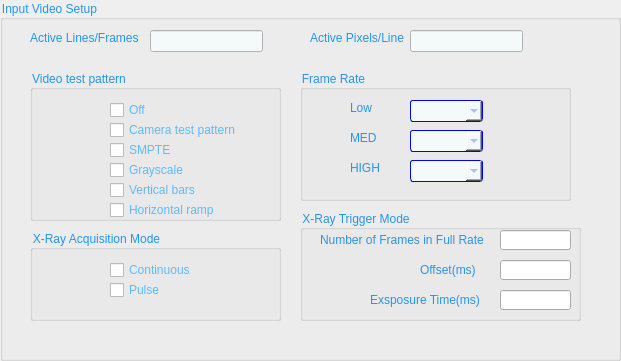
  <widget class="QGroupBox" name="groupBox_6">
   <property name="geometry">
    <rect>
     <x>660</x>
     <y>170</y>
     <width>621</width>
     <height>361</height>
    </rect>
   </property>
   <property name="styleSheet">
    <string notr="true">QGroupBox{
	color: #2794f5;
}</string>
   </property>
   <property name="title">
    <string>Input Video Setup</string>
   </property>
   <widget class="QLabel" name="label_29">
    <property name="geometry">
     <rect>
      <x>30</x>
      <y>30</y>
      <width>121</width>
      <height>16</height>
     </rect>
    </property>
    <property name="styleSheet">
     <string notr="true">QLabel{
	color: #2794f5;
}</string>
    </property>
    <property name="text">
     <string>Active Lines/Frames</string>
    </property>
   </widget>
   <widget class="QLineEdit" name="lineEdit_23">
    <property name="geometry">
     <rect>
      <x>150</x>
      <y>30</y>
      <width>113</width>
      <height>22</height>
     </rect>
    </property>
    <property name="styleSheet">
     <string notr="true">QLineEdit{
	background-color: #f4f9f9;
    background-image: url(url(:/new/Images/Chosen Button 1.png));
    background-attachment: fixed;
	color:#7ca2e6;
}</string>
    </property>
   </widget>
   <widget class="QLabel" name="label_30">
    <property name="geometry">
     <rect>
      <x>310</x>
      <y>30</y>
      <width>121</width>
      <height>16</height>
     </rect>
    </property>
    <property name="styleSheet">
     <string notr="true">QLabel{
	color: #2794f5;
}</string>
    </property>
    <property name="text">
     <string>Active Pixels/Line</string>
    </property>
   </widget>
   <widget class="QLineEdit" name="lineEdit_24">
    <property name="geometry">
     <rect>
      <x>410</x>
      <y>30</y>
      <width>113</width>
      <height>22</height>
     </rect>
    </property>
    <property name="styleSheet">
     <string notr="true">QLineEdit{
	background-color: #f4f9f9;
    background-image: url(url(:/new/Images/Chosen Button 1.png));
    background-attachment: fixed;
	color:#7ca2e6;
}</string>
    </property>
   </widget>
   <widget class="QGroupBox" name="groupBox_7">
    <property name="geometry">
     <rect>
      <x>30</x>
      <y>70</y>
      <width>251</width>
      <height>151</height>
     </rect>
    </property>
    <property name="styleSheet">
     <string notr="true">QGroupBox{
	color: #2794f5;
}</string>
    </property>
    <property name="title">
     <string>Video test pattern</string>
    </property>
    <widget class="QCheckBox" name="checkBox_6">
     <property name="geometry">
      <rect>
       <x>80</x>
       <y>30</y>
       <width>81</width>
       <height>20</height>
      </rect>
     </property>
     <property name="styleSheet">
      <string notr="true">QCheckBox{
	color:#60b9ff;
}
QCheckBox::indicator:unchecked{
	
    image: url(:/images/uncheck2.png);
}
QCheckBox::indicator:checked{
	
    image: url(:/images/check2.png);
}</string>
     </property>
     <property name="text">
      <string>Off</string>
     </property>
    </widget>
    <widget class="QCheckBox" name="checkBox_7">
     <property name="geometry">
      <rect>
       <x>80</x>
       <y>50</y>
       <width>141</width>
       <height>20</height>
      </rect>
     </property>
     <property name="styleSheet">
      <string notr="true">QCheckBox{
	color:#60b9ff;
}
QCheckBox::indicator:unchecked{
	
    image: url(:/images/uncheck2.png);
}
QCheckBox::indicator:checked{
	
    image: url(:/images/check2.png);
}</string>
     </property>
     <property name="text">
      <string>Camera test pattern</string>
     </property>
    </widget>
    <widget class="QCheckBox" name="checkBox_8">
     <property name="geometry">
      <rect>
       <x>80</x>
       <y>70</y>
       <width>81</width>
       <height>20</height>
      </rect>
     </property>
     <property name="styleSheet">
      <string notr="true">QCheckBox{
	color:#60b9ff;
}
QCheckBox::indicator:unchecked{
	
    image: url(:/images/uncheck2.png);
}
QCheckBox::indicator:checked{
	
    image: url(:/images/check2.png);
}</string>
     </property>
     <property name="text">
      <string>SMPTE</string>
     </property>
    </widget>
    <widget class="QCheckBox" name="checkBox_9">
     <property name="geometry">
      <rect>
       <x>80</x>
       <y>90</y>
       <width>81</width>
       <height>20</height>
      </rect>
     </property>
     <property name="styleSheet">
      <string notr="true">QCheckBox{
	color:#60b9ff;
}
QCheckBox::indicator:unchecked{
	
    image: url(:/images/uncheck2.png);
}
QCheckBox::indicator:checked{
	
    image: url(:/images/check2.png);
}</string>
     </property>
     <property name="text">
      <string>Grayscale</string>
     </property>
    </widget>
    <widget class="QCheckBox" name="checkBox_10">
     <property name="geometry">
      <rect>
       <x>80</x>
       <y>110</y>
       <width>101</width>
       <height>20</height>
      </rect>
     </property>
     <property name="styleSheet">
      <string notr="true">QCheckBox{
	color:#60b9ff;
}
QCheckBox::indicator:unchecked{
	
    image: url(:/images/uncheck2.png);
}
QCheckBox::indicator:checked{
	
    image: url(:/images/check2.png);
}</string>
     </property>
     <property name="text">
      <string>Vertical bars</string>
     </property>
    </widget>
    <widget class="QCheckBox" name="checkBox_11">
     <property name="geometry">
      <rect>
       <x>80</x>
       <y>130</y>
       <width>121</width>
       <height>20</height>
      </rect>
     </property>
     <property name="styleSheet">
      <string notr="true">QCheckBox{
	color:#60b9ff;
}
QCheckBox::indicator:unchecked{
	
    image: url(:/images/uncheck2.png);
}
QCheckBox::indicator:checked{
	
    image: url(:/images/check2.png);
}</string>
     </property>
     <property name="text">
      <string>Horizontal ramp</string>
     </property>
    </widget>
   </widget>
   <widget class="QGroupBox" name="groupBox_8">
    <property name="geometry">
     <rect>
      <x>30</x>
      <y>230</y>
      <width>251</width>
      <height>91</height>
     </rect>
    </property>
    <property name="styleSheet">
     <string notr="true">QGroupBox{
	color: #2794f5;
}</string>
    </property>
    <property name="title">
     <string>X-Ray Acquisition Mode</string>
    </property>
    <widget class="QCheckBox" name="checkBox_12">
     <property name="geometry">
      <rect>
       <x>80</x>
       <y>30</y>
       <width>101</width>
       <height>20</height>
      </rect>
     </property>
     <property name="styleSheet">
      <string notr="true">QCheckBox{
	color:#60b9ff;
}
QCheckBox::indicator:unchecked{
	
    image: url(:/images/uncheck2.png);
}
QCheckBox::indicator:checked{
	
    image: url(:/images/check2.png);
}</string>
     </property>
     <property name="text">
      <string>Continuous</string>
     </property>
    </widget>
    <widget class="QCheckBox" name="checkBox_13">
     <property name="geometry">
      <rect>
       <x>80</x>
       <y>50</y>
       <width>81</width>
       <height>20</height>
      </rect>
     </property>
     <property name="styleSheet">
      <string notr="true">QCheckBox{
	color:#60b9ff;
}
QCheckBox::indicator:unchecked{
	
    image: url(:/images/uncheck2.png);
}
QCheckBox::indicator:checked{
	
    image: url(:/images/check2.png);
}</string>
     </property>
     <property name="text">
      <string>Pulse</string>
     </property>
    </widget>
   </widget>
   <widget class="QGroupBox" name="groupBox_9">
    <property name="geometry">
     <rect>
      <x>300</x>
      <y>70</y>
      <width>271</width>
      <height>131</height>
     </rect>
    </property>
    <property name="styleSheet">
     <string notr="true">QGroupBox{
	color: #2794f5;
}</string>
    </property>
    <property name="title">
     <string>Frame Rate</string>
    </property>
    <widget class="QLabel" name="label_31">
     <property name="geometry">
      <rect>
       <x>50</x>
       <y>30</y>
       <width>55</width>
       <height>16</height>
      </rect>
     </property>
     <property name="styleSheet">
      <string notr="true">QLabel{
	color: #2794f5;
}</string>
     </property>
     <property name="text">
      <string>Low</string>
     </property>
    </widget>
    <widget class="QComboBox" name="comboBox_5">
     <property name="geometry">
      <rect>
       <x>110</x>
       <y>30</y>
       <width>73</width>
       <height>22</height>
      </rect>
     </property>
     <property name="styleSheet">
      <string notr="true"> QComboBox {
       border: 1px solid blue;
    border-radius: 3px;
background-color:#f4f9f9;
color: #7ca2e6;

font:11pt;
 }
</string>
     </property>
    </widget>
    <widget class="QLabel" name="label_32">
     <property name="geometry">
      <rect>
       <x>50</x>
       <y>60</y>
       <width>55</width>
       <height>16</height>
      </rect>
     </property>
     <property name="styleSheet">
      <string notr="true">QLabel{
	color: #2794f5;
}</string>
     </property>
     <property name="text">
      <string>MED</string>
     </property>
    </widget>
    <widget class="QComboBox" name="comboBox_6">
     <property name="geometry">
      <rect>
       <x>110</x>
       <y>60</y>
       <width>73</width>
       <height>22</height>
      </rect>
     </property>
     <property name="styleSheet">
      <string notr="true"> QComboBox {
      border: 1px solid blue;
    border-radius: 3px;
background-color:#f4f9f9;
color: #7ca2e6;

font:11pt;
 }
</string>
     </property>
    </widget>
    <widget class="QComboBox" name="comboBox_7">
     <property name="geometry">
      <rect>
       <x>110</x>
       <y>90</y>
       <width>73</width>
       <height>22</height>
      </rect>
     </property>
     <property name="styleSheet">
      <string notr="true"> QComboBox {
       border: 1px solid blue;
    border-radius: 3px;
background-color:#f4f9f9;
color: #7ca2e6;

font:11pt;
 }
</string>
     </property>
    </widget>
    <widget class="QLabel" name="label_33">
     <property name="geometry">
      <rect>
       <x>50</x>
       <y>90</y>
       <width>55</width>
       <height>16</height>
      </rect>
     </property>
     <property name="styleSheet">
      <string notr="true">QLabel{
	color: #2794f5;
}</string>
     </property>
     <property name="text">
      <string>HIGH</string>
     </property>
    </widget>
   </widget>
   <widget class="QGroupBox" name="groupBox_10">
    <property name="geometry">
     <rect>
      <x>300</x>
      <y>210</y>
      <width>281</width>
      <height>111</height>
     </rect>
    </property>
    <property name="styleSheet">
     <string notr="true">QGroupBox{
	color: #2794f5;
}</string>
    </property>
    <property name="title">
     <string>X-Ray Trigger Mode</string>
    </property>
    <widget class="QLineEdit" name="lineEdit_25">
     <property name="geometry">
      <rect>
       <x>200</x>
       <y>20</y>
       <width>71</width>
       <height>20</height>
      </rect>
     </property>
     <property name="text">
      <string/>
     </property>
    </widget>
    <widget class="QLabel" name="label_34">
     <property name="geometry">
      <rect>
       <x>20</x>
       <y>20</y>
       <width>181</width>
       <height>20</height>
      </rect>
     </property>
     <property name="styleSheet">
      <string notr="true">QLabel{
	color: #2794f5;
}</string>
     </property>
     <property name="text">
      <string>Number of Frames in Full Rate</string>
     </property>
    </widget>
    <widget class="QLineEdit" name="lineEdit_26">
     <property name="geometry">
      <rect>
       <x>200</x>
       <y>50</y>
       <width>71</width>
       <height>20</height>
      </rect>
     </property>
     <property name="text">
      <string/>
     </property>
    </widget>
    <widget class="QLabel" name="label_35">
     <property name="geometry">
      <rect>
       <x>120</x>
       <y>50</y>
       <width>61</width>
       <height>20</height>
      </rect>
     </property>
     <property name="styleSheet">
      <string notr="true">QLabel{
	color: #2794f5;
}</string>
     </property>
     <property name="text">
      <string>Offset(ms)</string>
     </property>
    </widget>
    <widget class="QLineEdit" name="lineEdit_27">
     <property name="geometry">
      <rect>
       <x>200</x>
       <y>80</y>
       <width>71</width>
       <height>20</height>
      </rect>
     </property>
     <property name="text">
      <string/>
     </property>
    </widget>
    <widget class="QLabel" name="label_36">
     <property name="geometry">
      <rect>
       <x>70</x>
       <y>80</y>
       <width>141</width>
       <height>20</height>
      </rect>
     </property>
     <property name="styleSheet">
      <string notr="true">QLabel{
	color: #2794f5;
}</string>
     </property>
     <property name="text">
      <string>Exsposure Time(ms)</string>
     </property>
    </widget>
   </widget>
  </widget>
